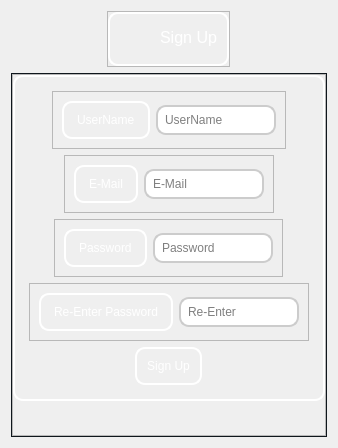
            <widget class="QWidget" name="Sign_Up_Page">
             <layout class="QVBoxLayout" name="verticalLayout_10">
              <item alignment="Qt::AlignHCenter">
               <widget class="QFrame" name="frame_14">
                <property name="font">
                 <font>
                  <pointsize>13</pointsize>
                 </font>
                </property>
                <property name="frameShape">
                 <enum>QFrame::StyledPanel</enum>
                </property>
                <property name="frameShadow">
                 <enum>QFrame::Sunken</enum>
                </property>
                <layout class="QHBoxLayout" name="horizontalLayout_6">
                 <property name="spacing">
                  <number>0</number>
                 </property>
                 <property name="leftMargin">
                  <number>0</number>
                 </property>
                 <property name="topMargin">
                  <number>0</number>
                 </property>
                 <property name="rightMargin">
                  <number>0</number>
                 </property>
                 <property name="bottomMargin">
                  <number>0</number>
                 </property>
                 <item>
                  <widget class="QFrame" name="frame">
                   <property name="styleSheet">
                    <string notr="true">QFrame{
    border-radius: 10px;
    border: 2px solid  white;
    padding: 5px;
color:white;}
QLabel{
border:0px;
}</string>
                   </property>
                   <property name="frameShape">
                    <enum>QFrame::StyledPanel</enum>
                   </property>
                   <property name="frameShadow">
                    <enum>QFrame::Raised</enum>
                   </property>
                   <layout class="QHBoxLayout" name="horizontalLayout_18">
                    <property name="spacing">
                     <number>0</number>
                    </property>
                    <property name="leftMargin">
                     <number>0</number>
                    </property>
                    <property name="topMargin">
                     <number>0</number>
                    </property>
                    <property name="rightMargin">
                     <number>0</number>
                    </property>
                    <property name="bottomMargin">
                     <number>0</number>
                    </property>
                    <item>
                     <widget class="QLabel" name="label_5">
                      <property name="minimumSize">
                       <size>
                        <width>40</width>
                        <height>40</height>
                       </size>
                      </property>
                      <property name="maximumSize">
                       <size>
                        <width>40</width>
                        <height>40</height>
                       </size>
                      </property>
                      <property name="text">
                       <string/>
                      </property>
                      <property name="pixmap">
                       <pixmap resource="../Qss/icons/_icons.qrc">:/icons/Icons/feather/user-plus.png</pixmap>
                      </property>
                      <property name="scaledContents">
                       <bool>true</bool>
                      </property>
                     </widget>
                    </item>
                    <item>
                     <widget class="QLabel" name="label_12">
                      <property name="font">
                       <font>
                        <pointsize>12</pointsize>
                       </font>
                      </property>
                      <property name="layoutDirection">
                       <enum>Qt::LeftToRight</enum>
                      </property>
                      <property name="styleSheet">
                       <string notr="true"/>
                      </property>
                      <property name="text">
                       <string>Sign Up</string>
                      </property>
                      <property name="alignment">
                       <set>Qt::AlignHCenter|Qt::AlignTop</set>
                      </property>
                     </widget>
                    </item>
                   </layout>
                  </widget>
                 </item>
                </layout>
               </widget>
              </item>
              <item>
               <widget class="QFrame" name="frame_15">
                <property name="sizePolicy">
                 <sizepolicy hsizetype="Preferred" vsizetype="Expanding">
                  <horstretch>0</horstretch>
                  <verstretch>0</verstretch>
                 </sizepolicy>
                </property>
                <property name="palette">
                 <palette>
                  <active>
                   <colorrole role="Button">
                    <brush brushstyle="SolidPattern">
                     <color alpha="255">
                      <red>20</red>
                      <green>28</green>
                      <blue>36</blue>
                     </color>
                    </brush>
                   </colorrole>
                   <colorrole role="Base">
                    <brush brushstyle="SolidPattern">
                     <color alpha="255">
                      <red>20</red>
                      <green>28</green>
                      <blue>36</blue>
                     </color>
                    </brush>
                   </colorrole>
                   <colorrole role="Window">
                    <brush brushstyle="SolidPattern">
                     <color alpha="255">
                      <red>20</red>
                      <green>28</green>
                      <blue>36</blue>
                     </color>
                    </brush>
                   </colorrole>
                  </active>
                  <inactive>
                   <colorrole role="Button">
                    <brush brushstyle="SolidPattern">
                     <color alpha="255">
                      <red>20</red>
                      <green>28</green>
                      <blue>36</blue>
                     </color>
                    </brush>
                   </colorrole>
                   <colorrole role="Base">
                    <brush brushstyle="SolidPattern">
                     <color alpha="255">
                      <red>20</red>
                      <green>28</green>
                      <blue>36</blue>
                     </color>
                    </brush>
                   </colorrole>
                   <colorrole role="Window">
                    <brush brushstyle="SolidPattern">
                     <color alpha="255">
                      <red>20</red>
                      <green>28</green>
                      <blue>36</blue>
                     </color>
                    </brush>
                   </colorrole>
                  </inactive>
                  <disabled>
                   <colorrole role="Button">
                    <brush brushstyle="SolidPattern">
                     <color alpha="255">
                      <red>20</red>
                      <green>28</green>
                      <blue>36</blue>
                     </color>
                    </brush>
                   </colorrole>
                   <colorrole role="Base">
                    <brush brushstyle="SolidPattern">
                     <color alpha="255">
                      <red>20</red>
                      <green>28</green>
                      <blue>36</blue>
                     </color>
                    </brush>
                   </colorrole>
                   <colorrole role="Window">
                    <brush brushstyle="SolidPattern">
                     <color alpha="255">
                      <red>20</red>
                      <green>28</green>
                      <blue>36</blue>
                     </color>
                    </brush>
                   </colorrole>
                  </disabled>
                 </palette>
                </property>
                <property name="styleSheet">
                 <string notr="true">#Sign_Up_info_after_check{
border:0px;
}
QPushButton{
	border:2px solid black;
}

QLabel,QPushButton{
    border-radius: 10px;
    border: 2px solid  white;
    padding: 10px;
color:white;
}
QPushButton{
border: 2px solid  white;
}
QLineEdit {
    border-radius: 10px;
    border: 2px solid #ccc;
    padding: 5px;
}
QPushButton:hover {
    background-color: #394B5A;
}
QLineEdit:focus {
    border-color: hsl(0, 0%, 30%);
}
</string>
                </property>
                <property name="frameShape">
                 <enum>QFrame::StyledPanel</enum>
                </property>
                <property name="frameShadow">
                 <enum>QFrame::Raised</enum>
                </property>
                <layout class="QVBoxLayout" name="verticalLayout_14">
                 <property name="spacing">
                  <number>0</number>
                 </property>
                 <property name="leftMargin">
                  <number>0</number>
                 </property>
                 <property name="topMargin">
                  <number>0</number>
                 </property>
                 <property name="rightMargin">
                  <number>0</number>
                 </property>
                 <property name="bottomMargin">
                  <number>0</number>
                 </property>
                 <item>
                  <widget class="QFrame" name="Sign_Up_Page_2">
                   <property name="sizePolicy">
                    <sizepolicy hsizetype="Preferred" vsizetype="Preferred">
                     <horstretch>0</horstretch>
                     <verstretch>0</verstretch>
                    </sizepolicy>
                   </property>
                   <property name="frameShape">
                    <enum>QFrame::StyledPanel</enum>
                   </property>
                   <property name="frameShadow">
                    <enum>QFrame::Raised</enum>
                   </property>
                   <layout class="QVBoxLayout" name="verticalLayout_16">
                    <property name="spacing">
                     <number>0</number>
                    </property>
                    <property name="leftMargin">
                     <number>0</number>
                    </property>
                    <property name="topMargin">
                     <number>0</number>
                    </property>
                    <property name="rightMargin">
                     <number>0</number>
                    </property>
                    <property name="bottomMargin">
                     <number>0</number>
                    </property>
                    <item alignment="Qt::AlignHCenter">
                     <widget class="QFrame" name="Sign_Up_Info_Box">
                      <property name="styleSheet">
                       <string notr="true">#Sign_Up_Info_Box{
    border-radius: 10px;
    border: 2px solid  white;
    padding: 5px;
color:white;
}</string>
                      </property>
                      <property name="frameShape">
                       <enum>QFrame::StyledPanel</enum>
                      </property>
                      <property name="frameShadow">
                       <enum>QFrame::Raised</enum>
                      </property>
                      <layout class="QVBoxLayout" name="verticalLayout_15">
                       <item alignment="Qt::AlignHCenter">
                        <widget class="QFrame" name="User_info_box">
                         <property name="frameShape">
                          <enum>QFrame::StyledPanel</enum>
                         </property>
                         <property name="frameShadow">
                          <enum>QFrame::Raised</enum>
                         </property>
                         <layout class="QHBoxLayout" name="horizontalLayout_14">
                          <item>
                           <widget class="QLabel" name="label">
                            <property name="text">
                             <string>UserName</string>
                            </property>
                           </widget>
                          </item>
                          <item>
                           <widget class="QLineEdit" name="User_Info_Input">
                            <property name="placeholderText">
                             <string>UserName</string>
                            </property>
                           </widget>
                          </item>
                         </layout>
                        </widget>
                       </item>
                       <item alignment="Qt::AlignHCenter">
                        <widget class="QFrame" name="EMail_box">
                         <property name="frameShape">
                          <enum>QFrame::StyledPanel</enum>
                         </property>
                         <property name="frameShadow">
                          <enum>QFrame::Raised</enum>
                         </property>
                         <layout class="QHBoxLayout" name="horizontalLayout_17">
                          <item>
                           <widget class="QLabel" name="label_4">
                            <property name="text">
                             <string>E-Mail</string>
                            </property>
                           </widget>
                          </item>
                          <item>
                           <widget class="QLineEdit" name="EMail_input">
                            <property name="text">
                             <string/>
                            </property>
                            <property name="placeholderText">
                             <string>E-Mail</string>
                            </property>
                           </widget>
                          </item>
                         </layout>
                        </widget>
                       </item>
                       <item alignment="Qt::AlignHCenter">
                        <widget class="QFrame" name="Pass_box">
                         <property name="frameShape">
                          <enum>QFrame::StyledPanel</enum>
                         </property>
                         <property name="frameShadow">
                          <enum>QFrame::Raised</enum>
                         </property>
                         <layout class="QHBoxLayout" name="horizontalLayout_15">
                          <item>
                           <widget class="QLabel" name="label_2">
                            <property name="text">
                             <string>Password</string>
                            </property>
                           </widget>
                          </item>
                          <item>
                           <widget class="QLineEdit" name="Pass_input">
                            <property name="echoMode">
                             <enum>QLineEdit::Password</enum>
                            </property>
                            <property name="placeholderText">
                             <string>Password</string>
                            </property>
                           </widget>
                          </item>
                         </layout>
                        </widget>
                       </item>
                       <item alignment="Qt::AlignHCenter">
                        <widget class="QFrame" name="ReEnter_pass_box">
                         <property name="frameShape">
                          <enum>QFrame::StyledPanel</enum>
                         </property>
                         <property name="frameShadow">
                          <enum>QFrame::Raised</enum>
                         </property>
                         <layout class="QHBoxLayout" name="horizontalLayout_16">
                          <item>
                           <widget class="QLabel" name="label_3">
                            <property name="text">
                             <string>Re-Enter Password</string>
                            </property>
                           </widget>
                          </item>
                          <item>
                           <widget class="QLineEdit" name="Re_enter_pass_input">
                            <property name="echoMode">
                             <enum>QLineEdit::Password</enum>
                            </property>
                            <property name="placeholderText">
                             <string>Re-Enter</string>
                            </property>
                           </widget>
                          </item>
                         </layout>
                        </widget>
                       </item>
                       <item alignment="Qt::AlignHCenter">
                        <widget class="QPushButton" name="Sign_up_btn">
                         <property name="cursor">
                          <cursorShape>PointingHandCursor</cursorShape>
                         </property>
                         <property name="text">
                          <string>Sign Up</string>
                         </property>
                         <property name="icon">
                          <iconset resource="../Qss/icons/_icons.qrc">
                           <normaloff>:/icons/Icons/feather/user-plus.png</normaloff>:/icons/Icons/feather/user-plus.png</iconset>
                         </property>
                        </widget>
                       </item>
                      </layout>
                     </widget>
                    </item>
                    <item alignment="Qt::AlignHCenter|Qt::AlignVCenter">
                     <widget class="QLabel" name="Sign_Up_info_after_check">
                      <property name="text">
                       <string/>
                      </property>
                     </widget>
                    </item>
                   </layout>
                  </widget>
                 </item>
                </layout>
               </widget>
              </item>
             </layout>
            </widget>
